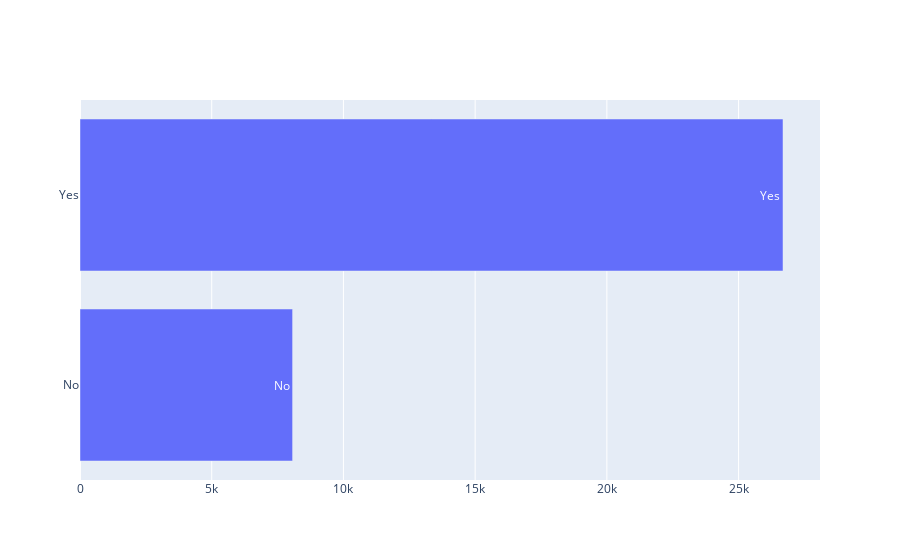

The notebook cell saved with this chart:
### Code cell
plot_distribution(df, 'Hobbyist', 2020).show()

### Figure 1 — Plotly figure (JSON) as saved in the notebook; plotly's stock layout.template omitted (floating-point values rounded to 4 significant figures)
{"data": [{"orientation": "h", "text": ["No", "Yes"], "type": "bar", "x": [8070, 26686], "y": ["No", "Yes"]}], "layout": {}}
